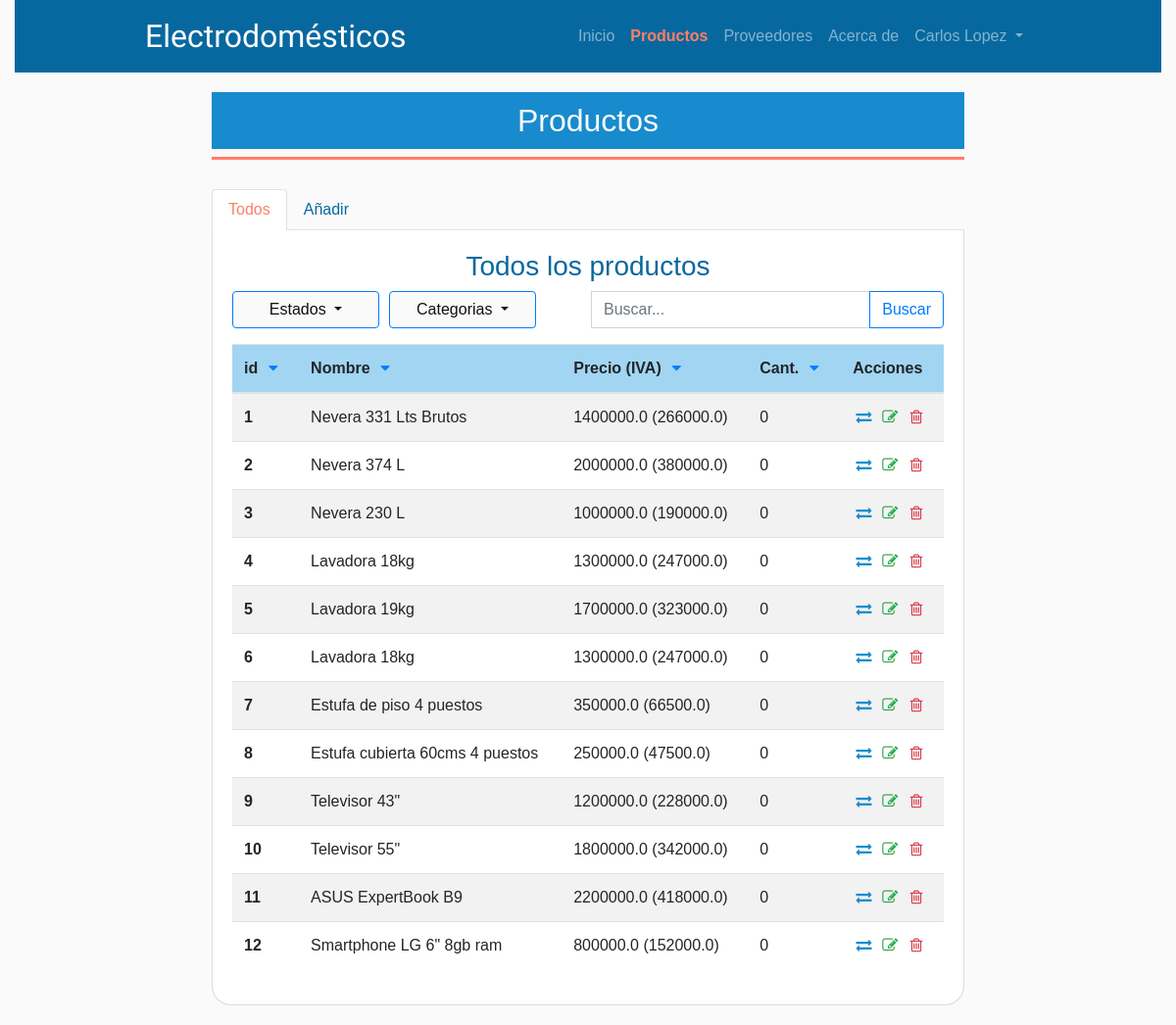
Page /productos (signed in) on the committed database.
### app/models.py (models this page shows, shortened)
class Usuario(db.Model, UserMixin):
    __tablename__ = "usuarios"
    id = db.Column(db.Integer, primary_key=True)
    nombre = db.Column(db.String(50), nullable=False)
    apellido = db.Column(db.String(50), nullable=False)
    correo = db.Column(db.String(100), unique=True, nullable=False)
    contrasena = db.Column(db.String(94), nullable=False)
    rol = db.Column(db.String(5), default='user')
    created_at = db.Column(db.DateTime(), default=datetime.datetime.now())
    movimientos = db.relationship('Movimiento', lazy='dynamic')
    @property
    def password(self):
        pass
    def __str__(self):
        return f"{self.nombre} {self.apellido}"
    @classmethod
    def get_by_id(cls, id):
        return Usuario.query.filter_by(id=id).first()

class Producto(db.Model):
    __tablename__ = "productos"
    id = db.Column(db.Integer, primary_key=True)
    nombre = db.Column(db.String(50), nullable=False)
    descripcion = db.Column(db.Text())
    precio = db.Column(db.Float, nullable=False)
    cantidad = db.Column(db.Integer, nullable=True, default=0)
    iva = db.Column(db.Boolean, nullable=False)
    created_at = db.Column(db.DateTime(), default=datetime.datetime.now())
    categoria_id = db.Column(db.Integer, db.ForeignKey('categorias.id'))
    estado_id = db.Column(db.Integer, db.ForeignKey('estados.id'))
    proveedor_id = db.Column(db.Integer, db.ForeignKey('proveedores.id'))
    movimientos = db.relationship('Movimiento', lazy='dynamic')
    valor_iva = 0.19
    @classmethod
    def get_all(cls):
        return Producto.query.all()

### app/views.py (the view, shortened to what this page needs)
@page.route('/productos', methods=['GET', 'POST'])
@login_required
def productos():
    if request.args.get('panel'):
        if request.args.get('panel') == 'añadir':
            panel = 'añadir'
    else:
        panel = 'todos'
    productos = Producto.get_all()
    proveedores = Proveedor.get_all()
    providers = []
    categorias = Categoria.get_all()
    categories = []
    estados = Estado.get_all()
    status = []
    if request.args.get('estado'):
        for estado in estados:
            if estado.id == int(request.args.get('estado')):
                print(estado.id)
                productos = estado.productos
    if request.args.get('categoria'):
        for categoria in categorias:
            if categoria.id == int(request.args.get('categoria')):
                productos = categoria.productos
    for proveedor in proveedores:
        providers.append((proveedor.id, proveedor.nombre))
    for categoria in categorias:
        categories.append((categoria.id, categoria.nombre))
    for estado in estados:
        status.append((estado.id, estado.nombre))
    form = ProductForm(request.form)
    form.providers = providers
    form.categories = categories
    form.status = status
    return render_template('producto/index.html', title='Productos', productos_active='item-active',
                            productos=productos, form=form, panel=panel, categorias=categorias, estados=estados)

### app/forms.py (called while the page is built)
    @providers.setter
    def providers(self, providers):
        self.proveedor.choices = providers

    @categories.setter
    def categories(self, categories):
        self.categoria.choices = categories

    @status.setter
    def status(self, status):
        self.estado.choices = status

### app/models.py (called while the page is built)
    @classmethod
    def get_all(cls):
        return Categoria.query.all()

    @classmethod
    def get_all(cls):
        return Estado.query.all()

    @classmethod
    def get_all(cls):
        return Proveedor.query.all()

### app/views.py (called while the page is built)
@login_manager.user_loader
def load_user(id):
    return Usuario.get_by_id(id)

### app/templates/producto/index.html (shortened to what this page needs)
{% from 'helpers/_forms.html' import render_field %}
{% extends 'layout.html' %}
{% block main_content %}
<div class="container-box">
    <a href="{{ url_for('page.productos') }}"><h2 class="text-center">Productos</h2></a>
    <div class="divisor-line orange"></div>
    <nav>
        <div class="nav nav-tabs" id="nav-tab" role="tablist">
            {%if panel != 'añadir' %}
            <a class="nav-item nav-link active" id="nav-home-tab" data-toggle="tab" href="#nav-home" role="tab"
                aria-controls="nav-home" aria-selected="true">Todos</a>
            <a class="nav-item nav-link" id="nav-profile-tab" data-toggle="tab" href="#nav-profile" role="tab"
                aria-controls="nav-profile" aria-selected="false">Añadir</a>
            {% endif %}
        </div>
    </nav>
    <div class="tab-content" id="nav-tabContent">
        {% if panel and panel != 'añadir' %}
        <div class="tab-pane fade show active" id="nav-home" role="tabpanel" aria-labelledby="nav-general-tab">
        {% else %}
        <div class="tab-pane fade" id="nav-home" role="tabpanel" aria-labelledby="nav-general-tab">
        {% endif %}
            <div class="nav-content">
                <h3 class="text-center">Todos los productos</h3>
                    <div class="dropdown show">
                        <a class="btn btn-outline-primary dropdown-toggle filter" href="#" role="button" id="dropdownMenuLink"
                            data-toggle="dropdown" aria-haspopup="true" aria-expanded="false">
                            Estados
                        </a>
                    </div>
                    <div class="dropdown show">
                        <a class="btn btn-outline-primary dropdown-toggle filter" href="#" role="button" id="dropdownMenuLink" data-toggle="dropdown"
                            aria-haspopup="true" aria-expanded="false">
                            Categorias
                        </a>
                    </div>
                <form method="POST" name="search-form">
                    <div class="input-group mb-3">
                        <input type="search" class="form-control" name="buscar" placeholder="Buscar..." aria-label="Buscar..."
                            aria-describedby="button-addon2">
                        <div class="input-group-append">
                            <input class="btn btn-outline-primary" type="submit" id="button-addon2" value="Buscar">
                        </div>
                    </div>
                </form>
                <div class="table-responsive">
                    <table class="table table-striped">
                        <thead class="thead-color">
                            <tr>
                                <th scope="col">id <a href="" class="icon-down-dir"></a></th>
                                <th scope="col">Nombre <a href="" class="icon-down-dir"></a></th>
                                <th scope="col">Precio (IVA) <a href="" class="icon-down-dir"></a></th>
                                <th scope="col">Cant. <a href="" class="icon-down-dir"></a></th>
                                <th scope="col">Acciones</th>
                            </tr>
                        </thead>
                        <tbody>
                            {% for producto in productos %}
                            {% if producto.estado_id == 1 %}
                            <tr>
                            {% else %}
                            <tr class="table-row-deactivate">
                            {% endif %}
                                <th scope="row">{{ producto.id }}</th>
                                <td class="popover-color"><a type="button" data-toggle="popover" title="Descripción" data-content="{{ producto.descripcion }}">{{ producto.nombre }}</a></td>
                                {% if producto.iva %}
                                <td>{{ producto.precio }} ({{ producto.precio*producto.valor_iva }})</td>
                                {% else %}
                                <td>{{ producto.precio }}</td>
                                {% endif %}
                                <td>{{ producto.cantidad}}</td>
                                <td>
                                    {% if producto.estado_id == 1 %}
                                    <a href="{{ url_for('page.editar_producto', producto_id=producto.id) }}" data-toggle="tooltip" data-placement="top" title="Realizar un movimiento">
                                        <span class="icon-exchange"></span>
                                    </a>
                                    <a href="{{ url_for('page.editar_producto', producto_id=producto.id) }}" data-toggle="tooltip" data-placement="top" title="Editar producto">
                                        <span class="icon-edit text-success"></span>
                                    </a>
                                    <a href="{{ url_for('page.eliminar_producto', producto_id=producto.id) }}" data-toggle="tooltip" data-placement="top" title="Eliminar producto">
                                        <span class="icon-trash-empty text-danger"></span>
                                    </a>
                                    {% else %}
                                    <a href="{{ url_for('page.eliminar_producto', producto_id=producto.id) }}" data-toggle="tooltip" data-placement="top"
                                        title="Reactivar producto">
                                        <span class="icon-trash-empty text-success"></span>
                                    </a>
                                    {% endif %}
                                </td>
                            </tr>
                            {% endfor %}
                        </tbody>
                    </table>
                </div>
            </div>
        </div>
    </div>
</div>
{% endblock %}

### app/templates/layout.html (shortened to what this page needs)
<!DOCTYPE html>
<html lang="en">
<head>
    <link rel="stylesheet" href="{{ url_for('static', filename='css/fontello.css') }}">
    <link rel="stylesheet" href="{{ url_for('static', filename='css/bootstrap.min.css') }}" />
    <link rel="stylesheet" href="{{ url_for('static', filename='css/style.css') }}" />
</head>
<body>
    <div class="container-fluid">
        <div class="container-navbar">
            <nav class="navbar navbar-expand-lg navbar-dark bg-dark navbar-blue">
                <a class="navbar-brand" href="{{ url_for('page.index') }}">Electrodomésticos</a>
                <div class="collapse navbar-collapse" id="navbarSupportedContent">
                    <ul class="navbar-nav ml-auto">
                        <li class="nav-item {{ inicio_active }}">
                            <a class="nav-link" href="{{ url_for('page.index') }}">Inicio <span class="sr-only">(current)</span></a>
                        </li>
                        {% if current_user.is_authenticated %}
                        <li class="nav-item {{ productos_active }}">
                            <a class="nav-link" href="{{ url_for('page.productos') }}">Productos</a>
                        </li>
                        <li class="nav-item {{ proveedores_active }}">
                            <a class="nav-link" href="{{ url_for('page.proveedores') }}">Proveedores</a>
                        </li>
                        {% endif %}
                        <li class="nav-item {{ acerca_active }}">
                            <a class="nav-link" href="{{ url_for('page.index') }}#about" tabindex="-1" aria-disabled="true">Acerca de</a>
                        </li>
                        <li class="nav-item dropdown {{ usuario_active}}">
                            <a class="nav-link dropdown-toggle" href="#" id="navbarDropdown" role="button" data-toggle="dropdown"
                                aria-haspopup="true" aria-expanded="false">
                                {% if current_user.is_authenticated %}
                                    {{ current_user }}
                                {% else %}
                                    Cuenta
                                {% endif %}
                            </a>
                        </li>
                    </ul>
                </div>
            </nav>
        </div>
        <main>
            {% block main_content %}
            {% endblock %}
        </main>
    </div>
</body>
</html>

### app/static/css/style.css (style rules this page uses)
:root { --azul-oscuro: #07689F; --azul-oscuro-hover: #188bce; --azul-claro: #A2D5F2; --naranja-claro: #FF7E67; --naranja-oscuro: #d1391e; --blanco: #FAFAFA; --gris-hover: #dbdbdb; --gray-border: #b1b1b1; --negro: #111111; }
body { background-color: var(--blanco); font-family: sans-serif; font-size: 16px; color: var(--blanco); }
.container-navbar { width: 100%; background-color: var(--azul-oscuro); }
.navbar { width: 100%; margin: 0 auto; }
.navbar-dark { background-color: var(--azul-oscuro) !important; }
.navbar-brand { font-family: 'Lobster', cursive; font-size: 1.75rem; }
.item-active .nav-link { font-weight: bold; color: var(--naranja-claro) !important; }
.divisor-line { width: 100%; height: 3px; background-color: var(--azul-oscuro); margin-top: 50px; }
.orange { background-color: var(--naranja-claro); margin-bottom: 30px; margin-top: 0; }
.container-box { max-width: 768px; margin: 20px auto; }
.container-box h2 { color: var(--blanco); background-color: var(--azul-oscuro-hover); padding: 10px; }
.nav-tabs a { color: var(--azul-oscuro); }
.nav-tabs .active { color: var(--naranja-claro) !important; }
.tab-content { background-color: white; padding: 20px; border: 1px solid var(--gris-hover); border-top: none; border-radius: 0px 0px 20px 20px; }
.nav-content h3 { color: var(--azul-oscuro); }
.thead-color { background-color: var(--azul-claro) !important; }
table span { color: var(--azul-oscuro-hover); }
.nav-content .filter { width: 50%; float: left; margin-bottom: 5px; background-color: var(--blanco) !important; color: var(--negro) !important; }
.input-group { width: 100%; max-width: 360px; float: right; }
@media (min-width: 481px) { .navbar-brand { font-size: 2rem; } }
@media (min-width: 481px) { .nav-content .filter { width: 150px; margin-right: 10px; } }
@media (min-width: 769px) { .navbar { width: 90%; } }
@media (min-width: 769px) { .nav-content { max-width: 768px; margin: 0 auto; } }
@media (min-width: 1025px) { .navbar { width: 80%; } }

### rows in the picture
Usuario: nombre+apellido "Carlos Lopez"
Producto: id "1", nombre "Nevera 331 Lts Brutos", precio "1400000.0", producto.precio*producto.valor_iva "266000.0", cantidad "0"
Producto: id "2", nombre "Nevera 374 L", precio "2000000.0", producto.precio*producto.valor_iva "380000.0", cantidad "0"
Producto: id "3", nombre "Nevera 230 L", precio "1000000.0", producto.precio*producto.valor_iva "190000.0", cantidad "0"
Producto: id "4", nombre "Lavadora 18kg", precio "1300000.0", producto.precio*producto.valor_iva "247000.0", cantidad "0"
Producto: id "5", nombre "Lavadora 19kg", precio "1700000.0", producto.precio*producto.valor_iva "323000.0", cantidad "0"
Producto: id "6", nombre "Lavadora 18kg", precio "1300000.0", producto.precio*producto.valor_iva "247000.0", cantidad "0"
Producto: id "7", nombre "Estufa de piso 4 puestos", precio "350000.0", producto.precio*producto.valor_iva "66500.0", cantidad "0"
Producto: id "8", nombre "Estufa cubierta 60cms 4 puestos", precio "250000.0", producto.precio*producto.valor_iva "47500.0", cantidad "0"
Producto: id "9", nombre "Televisor 43\"", precio "1200000.0", producto.precio*producto.valor_iva "228000.0", cantidad "0"
Producto: id "10", nombre "Televisor 55\"", precio "1800000.0", producto.precio*producto.valor_iva "342000.0", cantidad "0"
Producto: id "11", nombre "ASUS ExpertBook B9", precio "2200000.0", producto.precio*producto.valor_iva "418000.0", cantidad "0"
Producto: id "12", nombre "Smartphone LG 6\" 8gb ram", precio "800000.0", producto.precio*producto.valor_iva "152000.0", cantidad "0"
